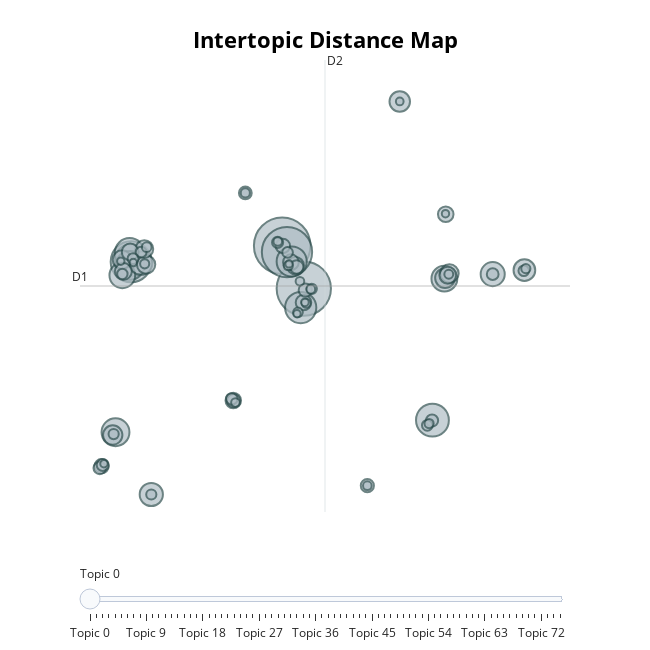

Notebook code for this chart:
### Code cell
seed_topic_model.visualize_topics()
